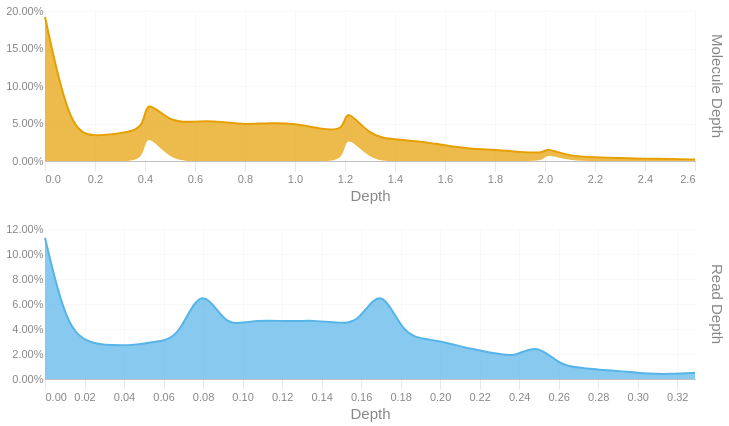

Source (notebook cell):
### Code cell
readdep = depth_hist(tb['Read Depth'], q99, 3)
readdep = readdep.with_columns(pl.lit('Read Depth').alias('Metric'))
if not SKIPLR:
    moldep = depth_hist(tb['Molecule Depth'], mol_q99, 1)
    moldep = moldep.with_columns(pl.lit('Molecule Depth').alias('Metric'))
    _hist = pl.concat([readdep, moldep])
    _hist = _hist.filter(pl.col('Proportion') != 0)
    with SafeRender(_hist):
        (
            alt.Chart(_hist)        
            .mark_area(interpolate = "basis")
            .encode(
                x=alt.X('Bin:Q').scale(domainMin=0).axis(alt.Axis(title='Depth')),
                y = alt.Y('Proportion:Q', title = None).axis(format = '.2%'),
                color = alt.Color('Metric:N').legend(None),
                row = alt.Row("Metric:N").header(title = None, labelOrient = 'right'),
                tooltip = [
                    alt.Tooltip("Metric:N", title = "Metric"),
                    alt.Tooltip('Interval:N', title = "Depth Interval"),
                    alt.Tooltip('Proportion:Q', title = "% Alignments").format('.2%')
                ]
            )
            .resolve_scale(x='independent', y='independent')
            .properties(
                height = 150, width = 650,
                usermeta={'embedOptions': {'downloadFileName': f'{samplename}.depth.hist'}}
            )
        ).display()
else:
    readdep = readdep.filter(pl.col('Proportion') != 0)
    with SafeRender(readdep):
        (
            alt.Chart(readdep)        
            .mark_area(interpolate = "basis")
            .encode(
                x=alt.X('Bin:Q').scale(domainMin=0).axis(alt.Axis(title='Depth')),
                y = alt.Y('Proportion:Q', title = None).axis(format = '.2%'),
                tooltip = [
                    alt.Tooltip('Interval:N', title = "Depth Interval"),
                    alt.Tooltip('Proportion:Q', title = "% Alignments").format('.2%')
                ]
            )
            .properties(
                usermeta={'embedOptions': {'downloadFileName': f'{samplename}.depth.hist'}}
            )
        ).display()

### Figure 1 — Vega-Lite specification as saved in the notebook (floating-point values rounded to 4 significant figures)
{"width": 650, "height": 150, "config": {"title": {"anchor": "start", "dy": -15, "fontSize": 18, "color": "#888888", "subtitleColor": "#888888", "subtitleFontSize": 14}, "arc": {"fill": "#0072B2"}, "axis": {"domainColor": "#888888", "domainWidth": 0.5, "gridWidth": 0.2, "grid": false, "titleFontWeight": 400, "titleFontSize": 15, "labelFontSize": 11, "labelColor": "#888888", "tickColor": "#888888", "tickWidth": 0.2, "titleColor": "#888888"}, "axisBand": {"grid": false}, "axisX": {"grid": true, "tickSize": 10, "domainCap": "round"}, "axisY": {"domain": false, "grid": true, "tickSize": 0, "domainCap": "round"}, "background": "transparent", "header": {"labelFontSize": 15, "labelColor": "#888888", "titleFontSize": 15, "titleFontWeight": 600, "titleColor": "#888888"}, "legend": {"labelFont": "sans-serif", "labelFontSize": 12, "labelColor": "#888888", "symbolSize": 100, "symbolType": "circle", "titleFontSize": 12, "titlePadding": 10, "titleColor": "#888888", "title": null}, "range": {"category": ["#E69F00", "#56B4E9", "#009E73", "#F0E442", "#0072B2", "#D55E00", "#CC79A7", "#000000"], "diverging": ["#cfe8f3", "#a2d4ec", "#73bfe2", "#46abdb", "#1696d2", "#12719e"]}, "area": {"fill": "#0072B2", "fillOpacity": 0.7, "line": true, "strokeOpacity": 0.7}, "line": {"color": "#0072B2", "stroke": "#0072B2", "strokeWidth": 2}, "trail": {"color": "#0072B2", "stroke": "#0072B2", "strokeWidth": 0, "size": 1}, "point": {"filled": true, "fillOpacity": 1.0, "size": 95}, "text": {"color": "#888888", "fontSize": 11, "align": "right", "fontWeight": 400, "size": 11}, "bar": {"fill": "#0072B2", "stroke": null}, "view": {"stroke": null, "continuousWidth": 660, "continuousHeight": 400}}, "data": {"name": "data-65b8eb2fde1945d2880473dcc93fe39b"}, "mark": {"type": "area", "interpolate": "basis"}, "encoding": {"color": {"field": "Metric", "legend": null, "type": "nominal"}, "row": {"field": "Metric", "header": {"title": null, "labelOrient": "right"}, "type": "nominal"}, "tooltip": [{"field": "Metric", "title": "Metric", "type": "nominal"}, {"field": "Interval", "title": "Depth Interval", "type": "nominal"}, {"field": "Proportion", "format": ".2%", "title": "% Alignments", "type": "quantitative"}], "x": {"axis": {"title": "Depth"}, "field": "Bin", "scale": {"domainMin": 0}, "type": "quantitative"}, "y": {"axis": {"format": ".2%"}, "field": "Proportion", "title": null, "type": "quantitative"}}, "resolve": {"scale": {"x": "independent", "y": "independent"}}, "usermeta": {"embedOptions": {"downloadFileName": "TF26LRJL0084_50B_L_10484332_23Y22YLT4_L7.depth.hist"}}, "$schema": "https://vega.github.io/schema/vega-lite/v6.4.1.json", "datasets": {"data-65b8eb2fde1945d2880473dcc93fe39b": [{"Bin": 0.0, "Interval": "0.0-0.011", "Proportion": 0.113, "Metric": "Read Depth"}, {"Bin": 0.011, "Interval": "0.011-0.023", "Proportion": 0.04, "Metric": "Read Depth"}, {"Bin": 0.023, "Interval": "0.023-0.034", "Proportion": 0.028, "Metric": "Read Depth"}, {"Bin": 0.034, "Interval": "0.034-0.045", "Proportion": 0.027, "Metric": "Read Depth"}, {"Bin": 0.045, "Interval": "0.045-0.057", "Proportion": 0.027, "Metric": "Read Depth"}, {"Bin": 0.057, "Interval": "0.057-0.068", "Proportion": 0.03, "Metric": "Read Depth"}, {"Bin": 0.068, "Interval": "0.068-0.079", "Proportion": 0.033, "Metric": "Read Depth"}, {"Bin": 0.079, "Interval": "0.079-0.091", "Proportion": 0.078, "Metric": "Read Depth"}, {"Bin": 0.091, "Interval": "0.091-0.102", "Proportion": 0.042, "Metric": "Read Depth"}, {"Bin": 0.102, "Interval": "0.102-0.113", "Proportion": 0.046, "Metric": "Read Depth"}, {"Bin": 0.113, "Interval": "0.113-0.125", "Proportion": 0.047, "Metric": "Read Depth"}, {"Bin": 0.125, "Interval": "0.125-0.136", "Proportion": 0.046, "Metric": "Read Depth"}, {"Bin": 0.136, "Interval": "0.136-0.147", "Proportion": 0.047, "Metric": "Read Depth"}, {"Bin": 0.147, "Interval": "0.147-0.159", "Proportion": 0.045, "Metric": "Read Depth"}, {"Bin": 0.159, "Interval": "0.159-0.17", "Proportion": 0.044, "Metric": "Read Depth"}, {"Bin": 0.17, "Interval": "0.17-0.181", "Proportion": 0.077, "Metric": "Read Depth"}, {"Bin": 0.181, "Interval": "0.181-0.193", "Proportion": 0.035, "Metric": "Read Depth"}, {"Bin": 0.193, "Interval": "0.193-0.204", "Proportion": 0.032, "Metric": "Read Depth"}, {"Bin": 0.204, "Interval": "0.204-0.215", "Proportion": 0.029, "Metric": "Read Depth"}, {"Bin": 0.215, "Interval": "0.215-0.227", "Proportion": 0.024, "Metric": "Read Depth"}, {"Bin": 0.227, "Interval": "0.227-0.238", "Proportion": 0.021, "Metric": "Read Depth"}, {"Bin": 0.238, "Interval": "0.238-0.249", "Proportion": 0.017, "Metric": "Read Depth"}, {"Bin": 0.249, "Interval": "0.249-0.261", "Proportion": 0.029, "Metric": "Read Depth"}, {"Bin": 0.261, "Interval": "0.261-0.272", "Proportion": 0.01, "Metric": "Read Depth"}, {"Bin": 0.272, "Interval": "0.272-0.283", "Proportion": 0.009, "Metric": "Read Depth"}, {"Bin": 0.283, "Interval": "0.283-0.295", "Proportion": 0.007, "Metric": "Read Depth"}, {"Bin": 0.295, "Interval": "0.295-0.306", "Proportion": 0.006, "Metric": "Read Depth"}, {"Bin": 0.306, "Interval": "0.306-0.317", "Proportion": 0.004, "Metric": "Read Depth"}, {"Bin": 0.317, "Interval": "0.317-0.329", "Proportion": 0.004, "Metric": "Read Depth"}, {"Bin": 0.329, "Interval": "0.329-0.34", "Proportion": 0.005, "Metric": "Read Depth"}, {"Bin": 0.0, "Interval": "0.0-0.1", "Proportion": 0.192, "Metric": "Molecule Depth"}, {"Bin": 0.1, "Interval": "0.1-0.2", "Proportion": 0.038, "Metric": "Molecule Depth"}, {"Bin": 0.2, "Interval": "0.2-0.3", "Proportion": 0.033, "Metric": "Molecule Depth"}, {"Bin": 0.3, "Interval": "0.3-0.4", "Proportion": 0.037, "Metric": "Molecule Depth"}, {"Bin": 0.4, "Interval": "0.4-0.4", "Proportion": 0.042, "Metric": "Molecule Depth"}, {"Bin": 0.4, "Interval": "0.4-0.5", "Proportion": 0.044, "Metric": "Molecule Depth"}, {"Bin": 0.5, "Interval": "0.5-0.6", "Proportion": 0.05, "Metric": "Molecule Depth"}, {"Bin": 0.6, "Interval": "0.6-0.7", "Proportion": 0.053, "Metric": "Molecule Depth"}, {"Bin": 0.7, "Interval": "0.7-0.8", "Proportion": 0.053, "Metric": "Molecule Depth"}, {"Bin": 0.8, "Interval": "0.8-0.9", "Proportion": 0.048, "Metric": "Molecule Depth"}, {"Bin": 0.9, "Interval": "0.9-1.0", "Proportion": 0.051, "Metric": "Molecule Depth"}, {"Bin": 1.0, "Interval": "1.0-1.1", "Proportion": 0.05, "Metric": "Molecule Depth"}, {"Bin": 1.1, "Interval": "1.1-1.2", "Proportion": 0.043, "Metric": "Molecule Depth"}, {"Bin": 1.2, "Interval": "1.2-1.2", "Proportion": 0.039, "Metric": "Molecule Depth"}, {"Bin": 1.2, "Interval": "1.2-1.3", "Proportion": 0.035, "Metric": "Molecule Depth"}, {"Bin": 1.3, "Interval": "1.3-1.4", "Proportion": 0.032, "Metric": "Molecule Depth"}, {"Bin": 1.4, "Interval": "1.4-1.5", "Proportion": 0.029, "Metric": "Molecule Depth"}, {"Bin": 1.5, "Interval": "1.5-1.6", "Proportion": 0.026, "Metric": "Molecule Depth"}, {"Bin": 1.6, "Interval": "1.6-1.7", "Proportion": 0.021, "Metric": "Molecule Depth"}, {"Bin": 1.7, "Interval": "1.7-1.8", "Proportion": 0.016, "Metric": "Molecule Depth"}, {"Bin": 1.8, "Interval": "1.8-1.9", "Proportion": 0.015, "Metric": "Molecule Depth"}, {"Bin": 1.9, "Interval": "1.9-2.0", "Proportion": 0.012, "Metric": "Molecule Depth"}, {"Bin": 2.0, "Interval": "2.0-2.0", "Proportion": 0.01, "Metric": "Molecule Depth"}, {"Bin": 2.0, "Interval": "2.0-2.1", "Proportion": 0.008, "Metric": "Molecule Depth"}, {"Bin": 2.1, "Interval": "2.1-2.2", "Proportion": 0.006, "Metric": "Molecule Depth"}, {"Bin": 2.2, "Interval": "2.2-2.3", "Proportion": 0.005, "Metric": "Molecule Depth"}, {"Bin": 2.3, "Interval": "2.3-2.4", "Proportion": 0.004, "Metric": "Molecule Depth"}, {"Bin": 2.4, "Interval": "2.4-2.5", "Proportion": 0.003, "Metric": "Molecule Depth"}, {"Bin": 2.5, "Interval": "2.5-2.6", "Proportion": 0.003, "Metric": "Molecule Depth"}, {"Bin": 2.6, "Interval": "2.6-2.67", "Proportion": 0.002, "Metric": "Molecule Depth"}]}}
